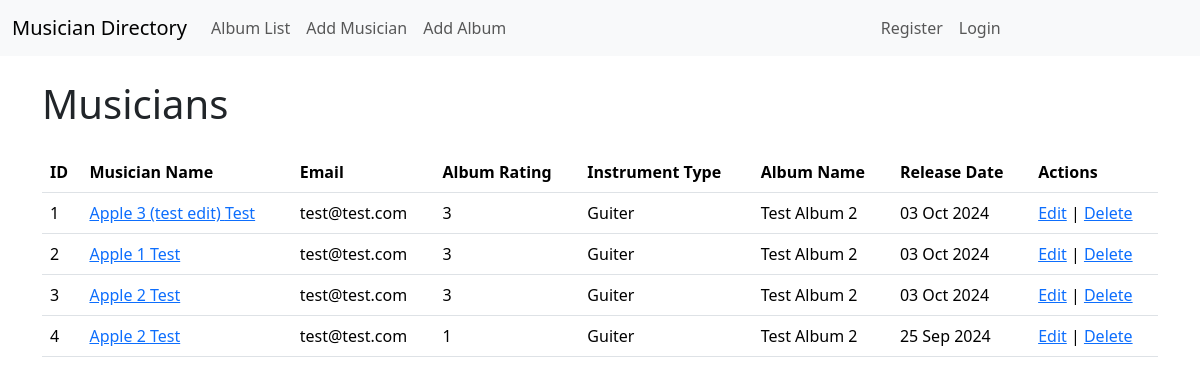
The app's page /, older data.
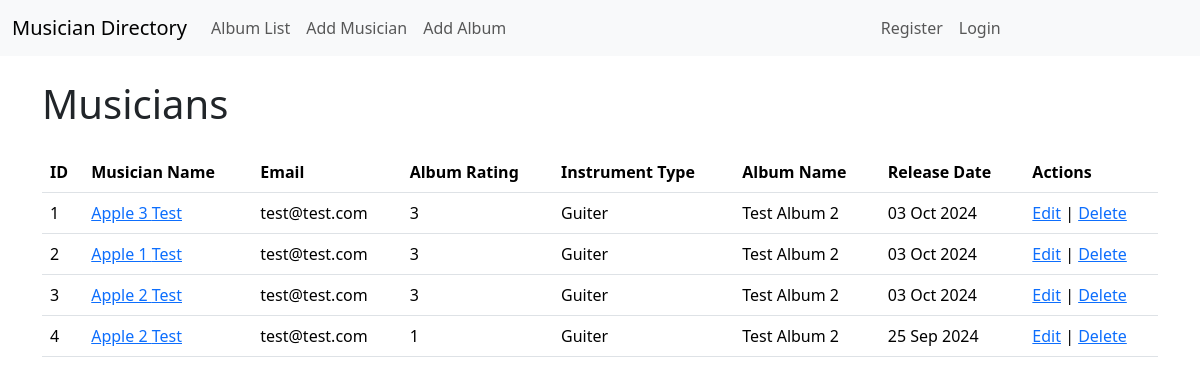
The same page, newer data.
### musician/models.py (models this page shows, shortened)
class Musician(models.Model):
    first_name = models.CharField(max_length=512)
    last_name = models.CharField(max_length=512)
    email = models.EmailField(max_length=512)
    phone_number = models.CharField(max_length=512)
    instrument_type = models.CharField(max_length=512)
    album = models.ForeignKey(Album, null=True, on_delete=models.SET_NULL)

### album/models.py (models this page shows, shortened)
class Album(models.Model):
    album_name = models.CharField(max_length=1024)
    album_release_date = models.DateField()
    RATING_CHOICES = [
        (1, "1"),
        (2, "2"),
        (3, "3"),
        (4, "4"),
        (5, "5"),
    ]
    rating = models.IntegerField(choices=RATING_CHOICES, default=5)

### musician/views.py (the view)
# urls.py: path("", views.ShowMusicians.as_view(), name="all_musicians"),
class ShowMusicians(ListView):
    model = Musician

### musician/templates/musician/musician_list.html
{% extends "base.html" %}
{% block content %}
<h1 class="mb-4">Musicians</h1>
<div class="table-responsive">
  <table class="table">
    <thead>
      <tr>
        <th scope="col">ID</th>
        <th scope="col">Musician Name</th>
        <th scope="col">Email</th>
        <th scope="col">Album Rating</th>
        <th scope="col">Instrument Type</th>
        <th scope="col">Album Name</th>
        <th scope="col">Release Date</th>
        <th scope="col">Actions</th>
      </tr>
    </thead>
    <tbody>
		{% for singleMusician in object_list %}
		  <tr>
			  <td>{{ singleMusician.id }}</td>
			  <td>
				  <a href="{% url "musician:edit_musician" pk=singleMusician.id %}">
					  {{ singleMusician.first_name }} {{ singleMusician.last_name }}
				  </a>
			  </td>
			  <td>{{ singleMusician.email }}</td>
			  <td>{{ singleMusician.album.rating }}</td>
			  <td>{{ singleMusician.instrument_type }}</td>
			  <td>{{ singleMusician.album.album_name }}</td>
			  <td>{{ singleMusician.album.album_release_date|date:"d M Y" }}</td>
			  <td>
				  <a href="{% url "album:edit_album" pk=singleMusician.album.id %}">Edit</a>
				  |
				  <a href="{% url "album:delete_album" pk=singleMusician.album.id %}">Delete</a></td>
		  </tr>
		{% endfor %}
    </tbody>
  </table>
</div>
{% endblock content %}

Row changes from the older to the newer data that the page shows:
changed Musician id 1: first_name "Apple 3 (test edit)" → "Apple 3"
